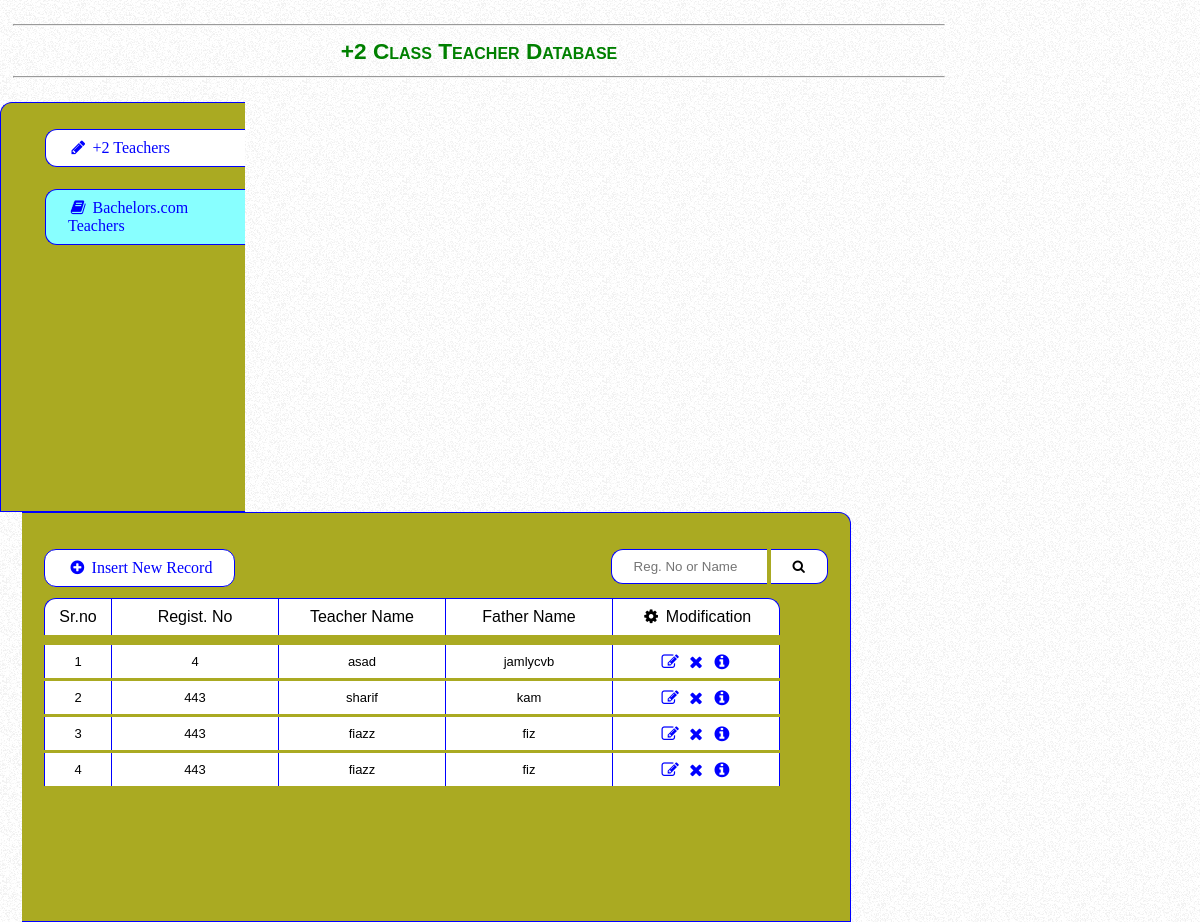
The app's page /managment/dcomtview.php with its own data.
### tables this page shows
CREATE TABLE `dcomt` (
  `tid` int(11) NOT NULL,
  `reg_no` varchar(255) NOT NULL,
  `teacher_name` varchar(255) NOT NULL,
  `father_name` varchar(255) NOT NULL,
  `class` varchar(111) NOT NULL DEFAULT 'Bcom',
  `cnic` varchar(255) NOT NULL,
  `Birth_Date` date NOT NULL,
  `Email` varchar(222) NOT NULL,
  `Gender` varchar(222) NOT NULL,
  `Address` varchar(222) NOT NULL,
  `City` varchar(222) NOT NULL,
  `State` varchar(222) NOT NULL,
  `salary` varchar(255) NOT NULL,
  `qualification` varchar(255) NOT NULL,
  `subjects` varchar(255) NOT NULL,
  `image_name` varchar(444) NOT NULL,
  `image_path` varchar(255) NOT NULL,
  `Registration_Date` date NOT NULL
);

### managment/dcomtview.php (the view, shortened to what this page needs)
 <!DOCTYPE html>
<html>
<head>
<link rel='stylesheet' href='https://cdnjs.cloudflare.com/ajax/libs/font-awesome/4.7.0/css/font-awesome.min.css'>
<link rel="stylesheet" href="css/styles1.css" type="text/css">
<link href="font-awesome/css/font-awesome.css" rel="stylesheet" />
<link href="//maxcdn.bootstrapcdn.com/font-awesome/4.1.0/css/font-awesome.min.css" rel="stylesheet">
</head>
<body>
<div class="marginl" >
		<div class="maintext sans"><hr>
			+2 Class Teacher Database <hr>
		</div>
		<div class="sidemenu fleft">
			<ul>
				<li ><a href="dcomtview.php"><i class="fa fa-pencil fa-fw "></i> +2 Teachers</a>    </li>
				<li  id ="selectedli"><a href="bcomtview.php"><i class="fa fa-book fa-fw"></i> Bachelors.com Teachers</a>    </li>
			</ul>
		</div>
		<div class="admincontent fleft">
			<div>
					<div class="fleft insert sphover">
								 <a href="dcomtform.php"><i class="fa fa-plus-circle fa-fw"></i> Insert New Record</a>
					</div>
					<div class="search fright">
						<form action="dcomtsearch.php" method="GET">
							<input type="text" name="search" placeholder="Reg. No or Name" />
							<button type="submit" name="submit" value="Search" ><i class="fa fa-search"></i></button>
						</form>
					</div>
			</div>
<center>
			<div class="studentlist">
							<div class="titlelist">
								<ul>
									<li>Sr.no</li>
									<li>Regist. No</li>
									<li>Teacher Name</li>
									<li>Father Name</li>
									<li><i class="fa fa-gear fa-fw"></i> Modification</li>
								</ul>
							</div>
<?php
$dbname = "fkteacher";
$username = "root";
$password = "";
$servername = "localhost";
$con = new mysqli($servername, $username, $password, $dbname);
$sql = "SELECT * FROM dcomt";
$result = $con->query($sql);
$i=1;
if ($result->num_rows > 0) {
     while($row = $result->fetch_assoc()) {	$del=$row["tid"]; $edit=$row["tid"];$det=$row["tid"];
         echo " <div class='detaillist'>
								<ul >
									<li>".$i."</li>
									<li>". $row["reg_no"] ."</li>
									<li>". $row["teacher_name"]  ."</li>
									<li>". $row["father_name"]  ."</li>
									<li>
										<a href='dcomtedited.php?edit=$edit'><i class='fa fa-edit fa-lg fa-fw'></i></a>
										<a href='dcomtdelete.php?del=$del'><i class='fa fa-remove fa-lg fa-fw'></i></a>
										<a href='dcomtdetail.php?detail=$det'><i class='fa fa-info-circle fa-lg fa-fw'></i></a>
									</li>
								</ul>
					</div>
				";
				$i++;
     									}
							} else {
   										  echo "<p>0 results</p>";
									}
?>
			</div>
</center>
		</div>
</div>
</body>
</html>

### css/styles1.css (style rules this page uses)
body { cursor: url(../images/fk.png),auto; margin:0; font-family: 'quattrocento_sansregular'; background:url(../images/bg-body.jpg); }
a { outline:none; }
a { text-decoration:none }
.marginl { margin-right:220px; }
.fleft { float:left; }
.fright { float:right; }
a { color:white; }
.sans { font-variant: small-caps;font-family: sans-serif; }
.maintext { color:green; font-weight:bold;font-size:17pt;text-align:center;padding:13px;margin: 0 22px 0 0; }

### managment/dcomtview.php (style rules this page uses)
.insert,.search input,.search button,.sidemenu ul li { background: white;padding: 9px 22px; border:1px solid blue; }
.maintext { color:green; font-weight:bold;font-size:17pt;text-align:center;padding:13px; }
.marginl a { color:blue; }
.sidemenu { border:1px solid blue; border-right: none;border-radius:12px 0 0 0px ;padding:4px;padding-right:0;background:#aa2;width:240px;height:400px; }
.sidemenu ul { list-style-type: none; }
.sidemenu ul li { border-right: none;border-radius:12px 0 0 12px ; margin: 22px 0; }
#selectedli { background:#8ff; }
.admincontent { margin-left: 22px; width:800px; min-height: 380px; background:#aa2;padding: 14px; border:1px solid blue; border-left:none;border-radius:0 12px 0 0px }
.search input { width:111px;border-right: none;border-radius:12px 0 0 12px ; }
.search button { border-left:none;border-radius:0 12px 12px 0 ; }
.insert { border-radius: 12px; }
.admincontent div { margin:11px 4px; }
.studentlist { clear: both; font-family: sans-serif; }
.titlelist ul { list-style-type: none; display: inline; border-radius: 12px 12px 0 0; }
.titlelist ul li { float:left; background: white;width:150px; padding: 9px 8px; border:1px solid blue;border-right: none;border-bottom:none; }
.titlelist ul li:first-child { width:50px;border-radius: 12px 0 0 0; }
.titlelist ul li:last-child { border-radius:0 12px 0 0 ;border-right:1px solid blue; }
.detaillist ul { list-style-type: none;display:inline; font-size:small; }
.detaillist ul li { float: left;background: white;width:150px;max-width: 150px ;padding: 9px 8px;border-left:1px solid blue; margin-bottom: 3px; }
.detaillist ul li:first-child { width:50px;clear: both; }
.detaillist ul li:last-child { border-right: 1px solid blue; }

### records on screen
dcomt: reg_no "4", teacher_name "asad", father_name "jamlycvb"
dcomt: reg_no "443", teacher_name "sharif", father_name "kam"
dcomt: reg_no "443", teacher_name "fiazz", father_name "fiz"
dcomt: reg_no "443", teacher_name "fiazz", father_name "fiz"
